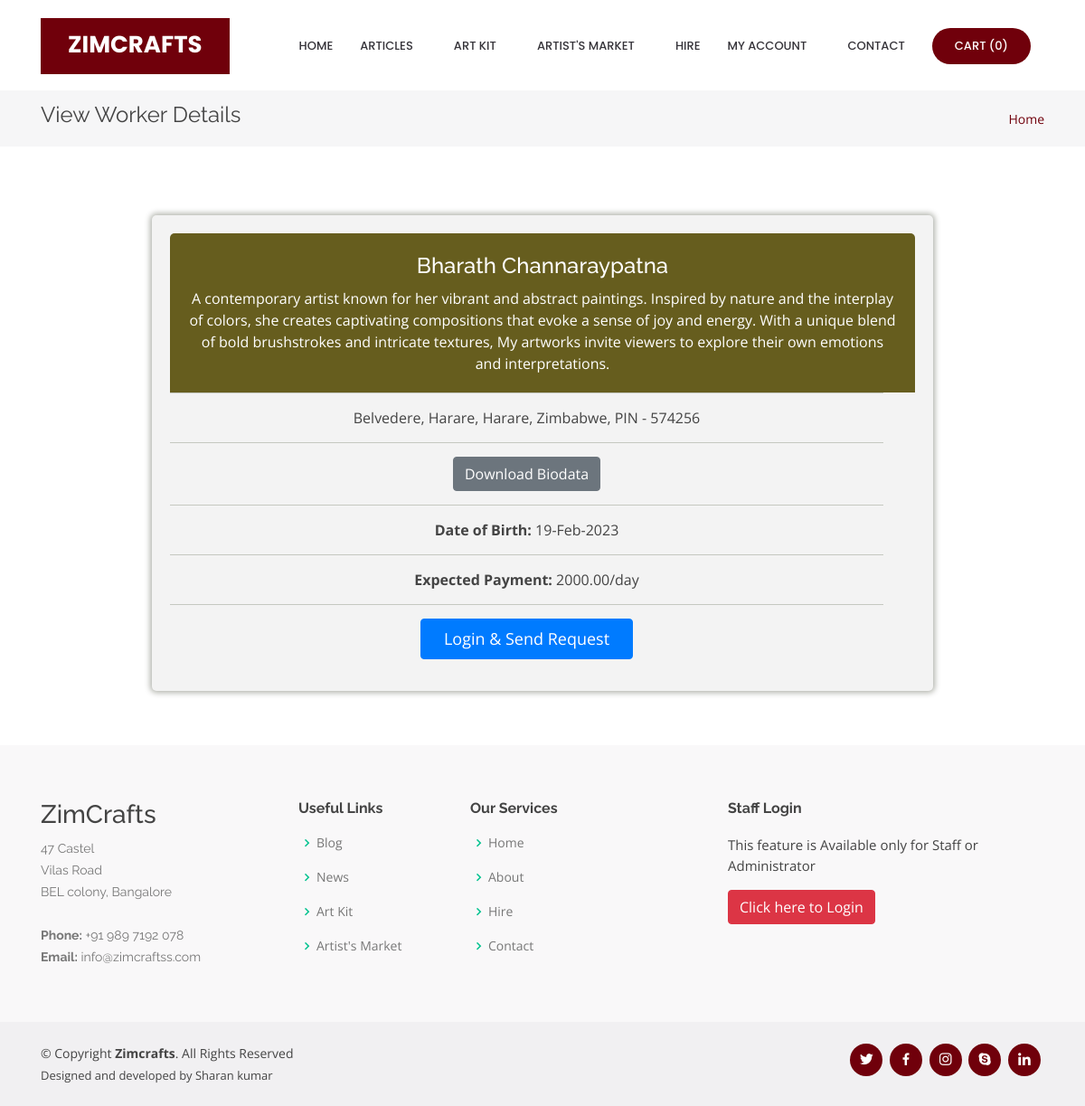
The app's page /workerdetailed.php?workerid=5 with its own data.
### tables this page shows
CREATE TABLE `worker` (
  `worker_id` int(10) NOT NULL,
  `name` varchar(50) NOT NULL,
  `address` text NOT NULL,
  `state_id` int(10) NOT NULL,
  `city_id` int(10) NOT NULL,
  `country_id` int(10) NOT NULL,
  `pincode` varchar(10) NOT NULL,
  `work_profile` text NOT NULL,
  `biodata` varchar(100) NOT NULL,
  `contactno` varchar(15) NOT NULL,
  `date_of_birth` date NOT NULL,
  `login_id` varchar(100) NOT NULL,
  `password` varchar(100) NOT NULL,
  `expected_salary` float(10,2) NOT NULL,
  `status` varchar(10) NOT NULL
);

CREATE TABLE `city` (
  `city_id` int(10) NOT NULL,
  `country_id` int(10) NOT NULL,
  `state_id` int(10) NOT NULL,
  `city` varchar(25) NOT NULL,
  `description` text NOT NULL,
  `status` varchar(10) NOT NULL
);

CREATE TABLE `state` (
  `state_id` int(10) NOT NULL,
  `country_id` int(10) NOT NULL,
  `state` varchar(25) NOT NULL,
  `description` text NOT NULL,
  `status` varchar(10) NOT NULL
);

CREATE TABLE `country` (
  `country_id` int(10) NOT NULL,
  `country` varchar(25) NOT NULL,
  `description` text NOT NULL,
  `status` varchar(10) NOT NULL
);

### workerdetailed.php (the view, shortened to what this page needs)
<?php
include("header.php");
if(isset($_GET['workerid']))
{
	$sql = "SELECT * FROM worker WHERE worker_id='$_GET[workerid]'";
	$qsql = mysqli_query($con,$sql);
	$rsedit = mysqli_fetch_array($qsql);
}
?>
  <main id="main">
    <section id="breadcrumbs" class="breadcrumbs">
      <div class="container">
        <div class="d-flex justify-content-between align-items-center">
          <h2>View Worker Details</h2>
          <ol>
            <li><a href="index.php">Home</a></li>
          </ol>
        </div>
      </div>
    </section>
    <section id="about" class="about">
      <div class="container">
        <div class="row content">
          <div class="col-lg-12 pt-4 pt-lg-0" data-aos="fade-left" data-aos-delay="200">
            <p class="font-italic">
<form method="post" action="" enctype="multipart/form-data"  name="frmworkreg" onSubmit="return validateworkreg()">
<div class="container">
    <div class="pricing-table pricing-three-column row">
		<div class="plan col-sm-12 col-lg-12">
          <div class="plan-name-bronze">
            <h3><?php echo $rsedit['name']; ?></h3>
            <span><?php echo $rsedit['work_profile']; ?></span>
          </div>
          <ul>
            <li class="plan-feature" ><?php echo $rsedit['address']; ?>, <?php
								  $sql3= "SELECT * FROM city where status='Active'";
									$qsql3 =mysqli_query($con,$sql3);
								  while($rssql3 = mysqli_fetch_array($qsql3))
								  {
									  if($rssql3['city_id'] == $rsedit['city_id'] )
									  {
									  echo "$rssql3[city]";
									  }
								  }
								  ?>,  <?php
								  $sql2 = "SELECT * FROM state where status='Active'";
									$qsql2 =mysqli_query($con,$sql2);
								  while($rssql2 = mysqli_fetch_array($qsql2))
								  {
									  if($rssql2['state_id'] == $rsedit['state_id'] )
									  {
									  echo "$rssql2[state]";
									  }
								  }
								  ?>, <?php
								  $sql1 = "SELECT * FROM country where status='Active'";
									$qsql1 =mysqli_query($con,$sql1);
								  while($rssql1 = mysqli_fetch_array($qsql1))
								  {
									  if($rssql1['country_id'] == $rsedit['country_id'] )
									  {
									  echo $rssql1['country'];
									  }
								  }
								  ?>, PIN - <?php echo $rsedit['pincode']; ?></li>
            <li class="plan-feature"><a href='imgworker/<?php echo $rsedit['biodata']; ?>' target="_blank" class="btn btn-secondary" >Download Biodata</a></li>
            <li class="plan-feature"><b>Date of Birth:</b> <?php echo date("d-M-Y",strtotime($rsedit['date_of_birth'])); ?></li>
            <li class="plan-feature"><b>Expected Payment:</b> <?php echo $rsedit['expected_salary']; ?>/day </li>
            <li class="plan-feature">
                        <?php
						  if(isset($_SESSION['artistid']))
						  {
						?>
<a href="workerrequest.php?workerid=<?php echo $_GET['workerid']; ?>" class="btn btn-primary btn-plan-select"><i class="icon-white icon-ok"></i> Send Request </a>
                        <?php
						  }
						  else
						  {
						?>
<a href="artistloginpanel.php?redirectlink=<?php echo "workerrequest.php"; ?>&workerid=<?php echo $_GET['workerid']; ?>" class="btn btn-primary btn-plan-select"><i class="icon-white icon-ok"></i> Login & Send Request </a>
    	                  <?php
						  }
						  ?>
			</li>
          </ul>
        </div>
	</div>
</div>
</form>
			</p>
          </div>
        </div>
      </div>
    </section>
  </main>
<?php
include("footer.php");
?>

### assets/css/style.css (style rules this page uses)
body { font-family: "Open Sans", sans-serif; color: #444444; }
a { color: #70000b; }
h1, h2, h3, h4, h5, h6 { font-family: "Raleway", sans-serif; }
section { padding: 60px 0; overflow: hidden; }
.about .content h3 { font-weight: 500; line-height: 32px; font-size: 24px; }
.about .content ul { list-style: none; padding: 0; }
.about .content ul li { padding: 10px 0 0 28px; position: relative; }
.breadcrumbs { padding: 15px 0; background: #f6f6f7; margin-top: 100px; }
.breadcrumbs h2 { font-size: 24px; line-height: 1; font-weight: 400; }
.breadcrumbs ol { display: flex; flex-wrap: wrap; list-style: none; padding: 0; margin: 0; font-size: 14px; }

### workerdetailed.php (style rules this page uses)
.pricing-table .plan { margin-left:0px; border-radius: 5px; text-align: center; background-color: #f3f3f3; -moz-box-shadow: 0 0 6px 2px #b0b2ab; -webkit-box-shadow: 0 0 6px 2px #b0b2ab; box-shadow: 0 0 6px 2px #b0b2ab; }
.plan { padding: 20px; margin-left:0px; color: #ff; background-color: #5e5f59; -moz-border-radius: 5px 5px 0 0; -webkit-border-radius: 5px 5px 0 0; border-radius: 5px 5px 0 0; }
.plan-name-bronze { padding: 20px; color: #fff; background-color: #665D1E; -moz-border-radius: 5px 5px 0 0; -webkit-border-radius: 5px 5px 0 0; border-radius: 5px 5px 0 0; }
.pricing-table .plan ul { list-style: none; margin: 0; -moz-border-radius: 0 0 5px 5px; -webkit-border-radius: 0 0 5px 5px; border-radius: 0 0 5px 5px; }
.pricing-table .plan ul li.plan-feature { padding: 15px 10px; border-top: 1px solid #c5c8c0; margin-right: 35px; }
.pricing-three-column { margin: 0 auto; width: 80%; }
.btn-plan-select { padding: 8px 25px; font-size: 18px; }

### records on screen
worker: name "Bharath Channaraypatna", work_profile "A contemporary artist known for her vibrant and abstract paintings. Inspired by nature and the interplay of colors, she creates captivating compositions that evoke a sense of joy and energy. With a unique blend of bold brushstrokes and intricate textures, My artworks invite viewers to explore their own emotions and interpretations.", address "Belvedere", pincode "574256", date_of_birth "19-Feb-2023", expected_salary "2000.00"
city: city "Harare"
state: state "Harare"
country: country "Zimbabwe"

### other values on screen
mysqli_num_rows($qsqlproduct_purchase_record) "0"
